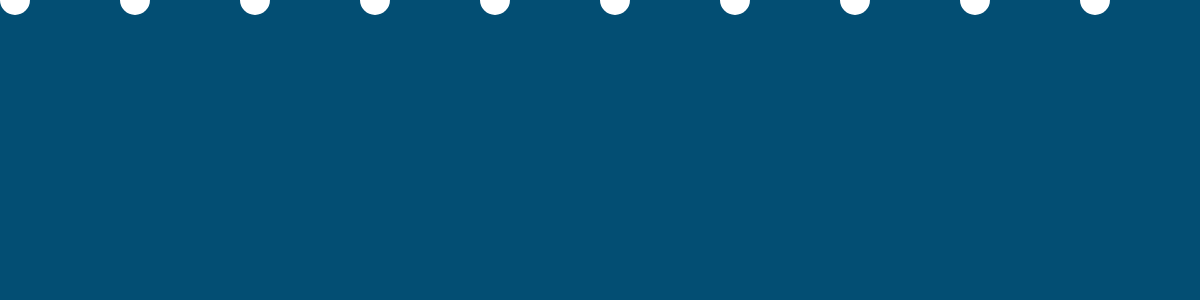
Frame 1 (no input)
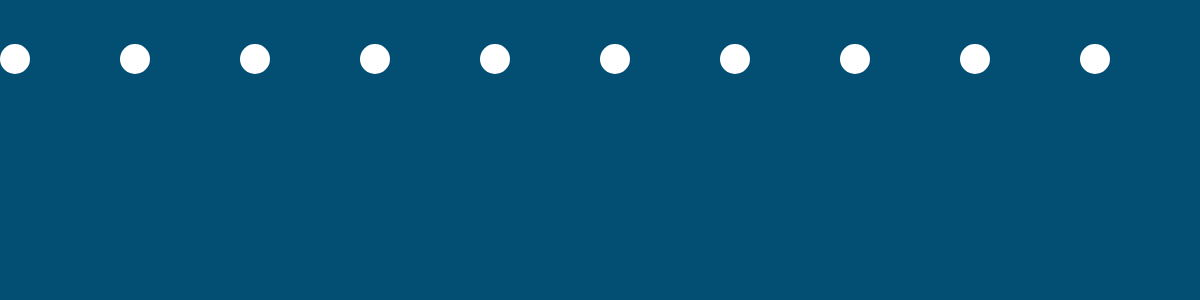
Frame 60 (no input)
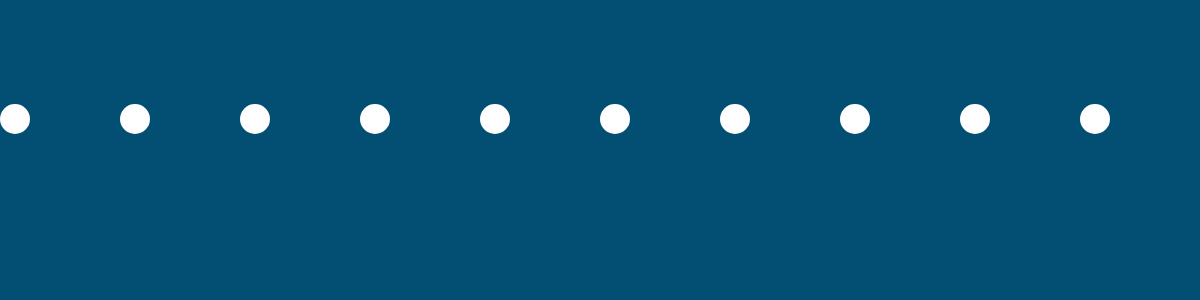
Frame 120 (the mouse pressed at the canvas centre since frame 60)

The p5.js sketch that drew these frames (run headless with seeded random() and noise() and a simulated clock; from frame 60 on, the mouse is pressed at the canvas centre):

// p5.js sketch
// ── sketch.js
function setup() {
    createCanvas( windowWidth, 300 );
}


// using 'let' instead of 'var'
let pos_x = 0;
let pos_y = 0;
let d = 30;
let r = d/2;

function draw() {
    background( 'rgb(3, 78, 115)' );

    // define drawing parameters
    fill(255);
    noStroke();

    // USE A FOR LOOP

    for( var i=0; i < 10; i++ ) {
        // find the x_pos
        pos_x = width * i/10 + r;
        // draw an ellipse
        ellipse( pos_x, pos_y, d );
    }

    pos_y++;
    if (pos_y > height) {
        pos_y = 0;
    }
}
